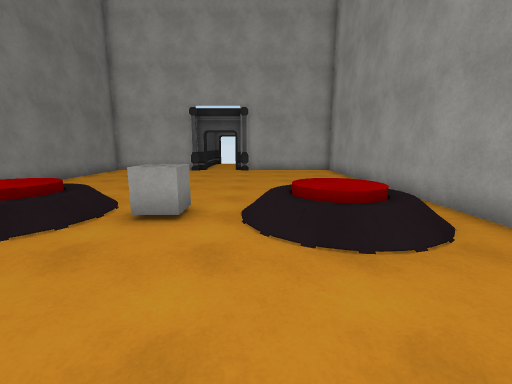
view 1 (above)

12 first-person views from a walk through a Unity game level. The camera is 1.5 m above the floor, tilts 10° down and sees 90° across. The floor is counted in squares, 1 m on a side. Each view is taken from the middle of a square. On the plan, view 1 faces up. The plan holds only what a view shows up to about 13 squares ahead; the rest is blank. The place goes on beyond the plan. The player character is not drawn. Door leaves are left out, so doorways stand open. Surface patterns are stand-ins for the level's own textures.

view 2
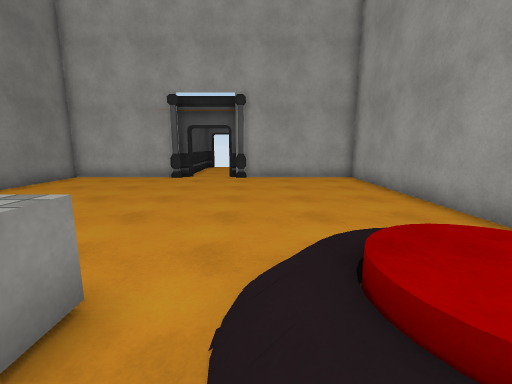

view 3
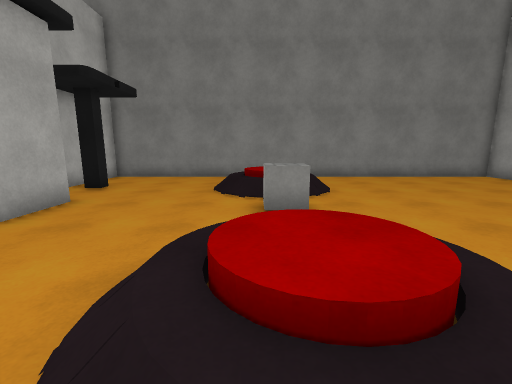

view 4
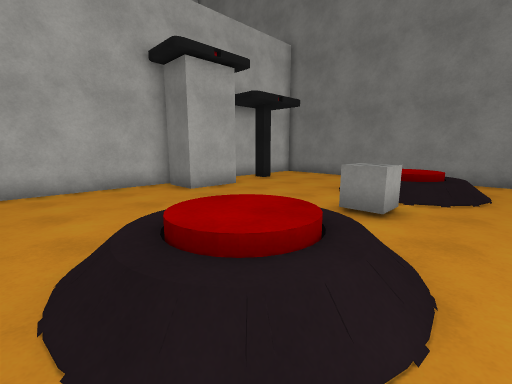

view 5
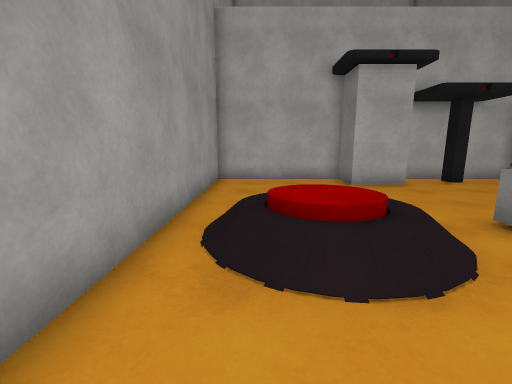

view 6
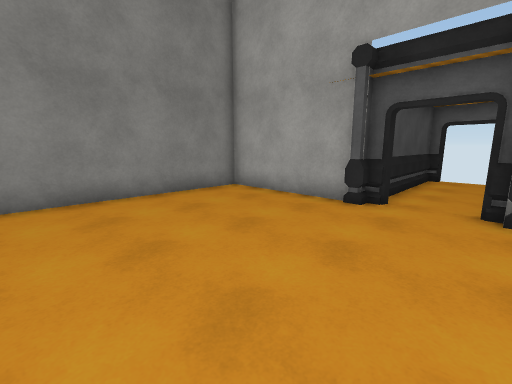

view 7
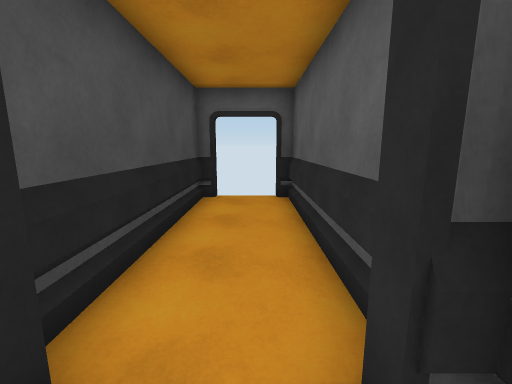

view 8
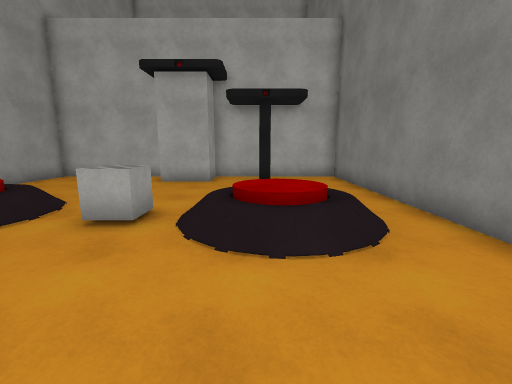

view 9
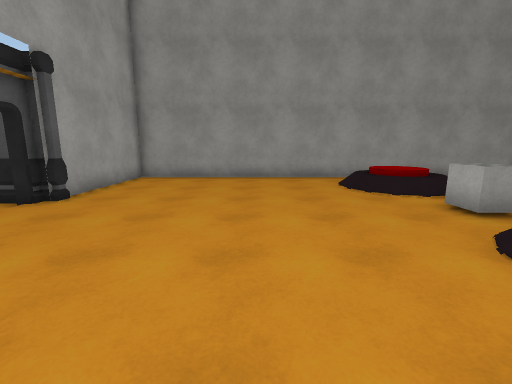

view 10
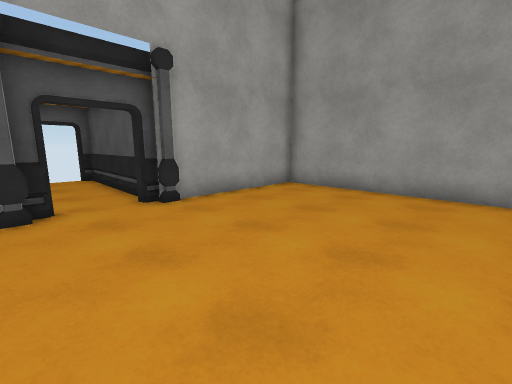

view 11
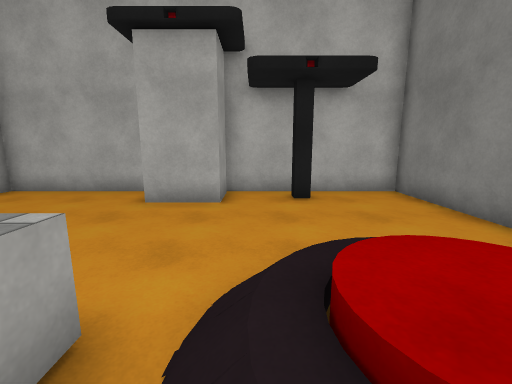

view 12
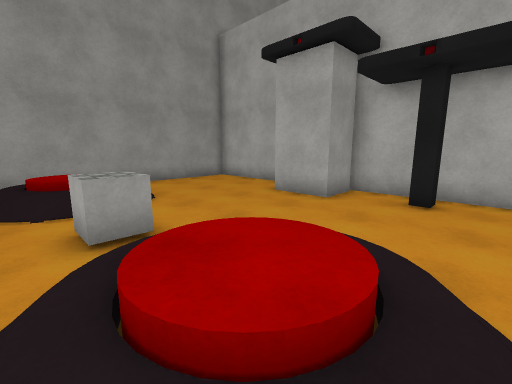

### Floor plan
Key: @ floor where view 1 was taken; # wall or solid block; . floor; / step, stairs or slope; D open door; C cube; O other object.
Columns run from 9 left of view 1 to 5 right of it. Each row starts with its distance up from view 1.
 24      #DD#
 23      #..#
 22      #..#
 21      #..#
 20      #..#
 19      #..#
 18      #..#
 17 ######DD#######
 16 #.............#
 15 #.............#
 14 #.............#
 13 #.............#
 12 #.............#
 11 #.............#
 10 #.............#
  9 #.............#
  8 #.............#
  7 #./OO/...////.#
  6 #.O//O.C./////#
  5 #.O//O.C./////#
  4 #./OO/....///.#
  3 #.............#
  2 #.............#
  1 #.............#
  0 #.....###@....#
 -1 #..##.###.....#
 -2 ####### #######

Positions as (right, up) in squares from view 1, and headings:
1: (0, 0), facing up
2: (0, 4), facing up
3: (4, 5), facing left
4: (4, 8), facing down-left
5: (3, 10), facing down
6: (-1, 10), facing up-left
7: (-2, 16), facing up
8: (-5, 11), facing down
9: (-8, 11), facing right
10: (-4, 10), facing up-right
11: (-4, 7), facing down
12: (-7, 7), facing down-right
